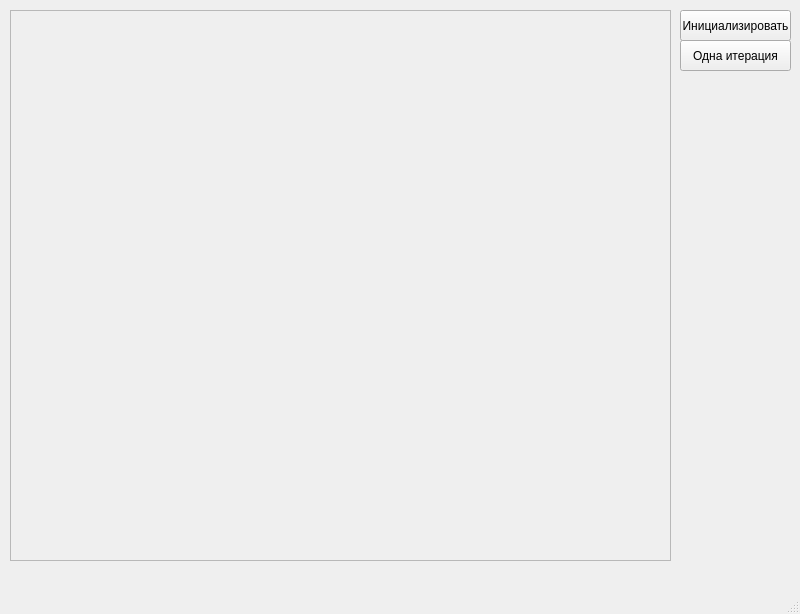
<?xml version="1.0" encoding="UTF-8"?>
<ui version="4.0">
 <class>MainWindow</class>
 <widget class="QMainWindow" name="MainWindow">
  <property name="geometry">
   <rect>
    <x>0</x>
    <y>0</y>
    <width>800</width>
    <height>614</height>
   </rect>
  </property>
  <property name="windowTitle">
   <string>MainWindow</string>
  </property>
  <widget class="QWidget" name="centralwidget">
   <widget class="QPushButton" name="oneIteration">
    <property name="geometry">
     <rect>
      <x>680</x>
      <y>40</y>
      <width>111</width>
      <height>31</height>
     </rect>
    </property>
    <property name="text">
     <string>Одна итерация</string>
    </property>
   </widget>
   <widget class="QFrame" name="frame">
    <property name="geometry">
     <rect>
      <x>10</x>
      <y>10</y>
      <width>661</width>
      <height>551</height>
     </rect>
    </property>
    <property name="frameShape">
     <enum>QFrame::StyledPanel</enum>
    </property>
    <property name="frameShadow">
     <enum>QFrame::Raised</enum>
    </property>
   </widget>
   <widget class="QPushButton" name="initialize">
    <property name="geometry">
     <rect>
      <x>680</x>
      <y>10</y>
      <width>111</width>
      <height>31</height>
     </rect>
    </property>
    <property name="text">
     <string>Инициализировать</string>
    </property>
   </widget>
  </widget>
  <widget class="QMenuBar" name="menubar">
   <property name="geometry">
    <rect>
     <x>0</x>
     <y>0</y>
     <width>800</width>
     <height>21</height>
    </rect>
   </property>
  </widget>
  <widget class="QStatusBar" name="statusbar"/>
 </widget>
 <resources/>
 <connections/>
</ui>
